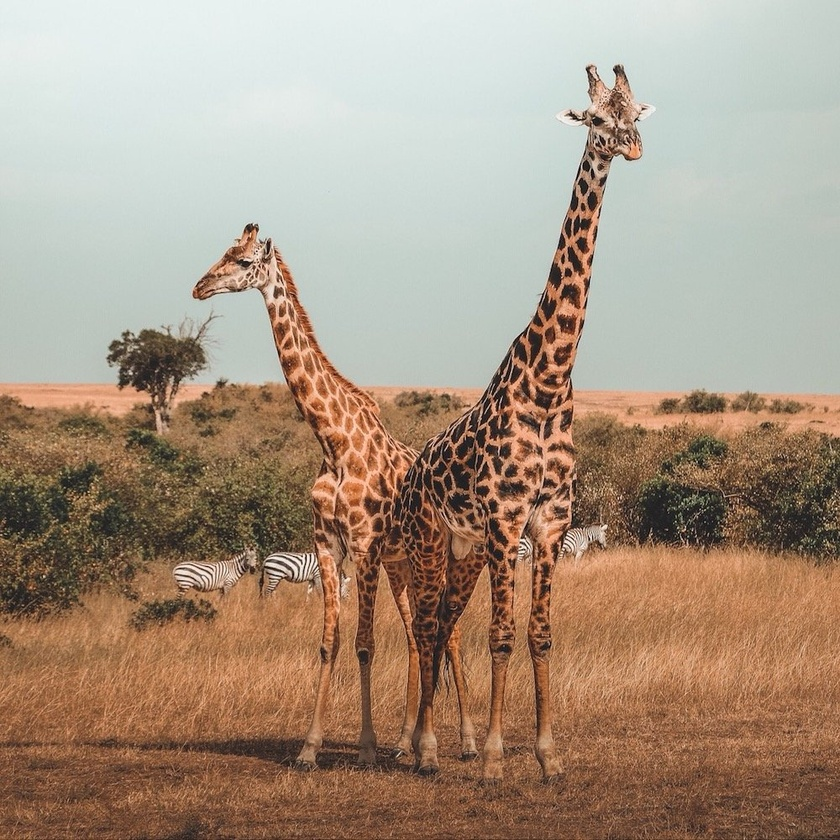
#> input picture Image Processing Assessment/images/giraffs.jpg, 840 x 840 px, shrunk from 1000 x 1000 before the run, found by its file name
$ jupyter execute 'Image Processing Assessment.ipynb'   (shell and % lines are left out)   (older library calls are emulated)
#> lines starting #> are read from the running program, lines starting #| are printed output that depends on the picture; after the words box and inside, x2 and y2 are one past the last pixel; in counts of white or black regions, pixels touching at a corner belong together
[cell 1]
import pandas as pd
import numpy as np
import matplotlib.pyplot as plt
import seaborn as sns
import cv2

[cell 2]
def display_img(img, cmap=None):
    fig = plt.figure(figsize=(10,8))
    ax = fig.add_subplot(111)
    ax.imshow(img,cmap)

[cell 3]
giraffe = cv2.imread(".\images\giraffs.jpg")
#> giraffe is the input picture: shape (840, 840, 3); mean B, G, R 129.9, 148.6, 168.3
giraffe = cv2.cvtColor(giraffe,cv2.COLOR_BGR2RGB)

[cell 4]
display_img(giraffe)

Apply a binary threshold onto the image

[cell 5]
giraffe = cv2.imread(".\images\giraffs.jpg",0)
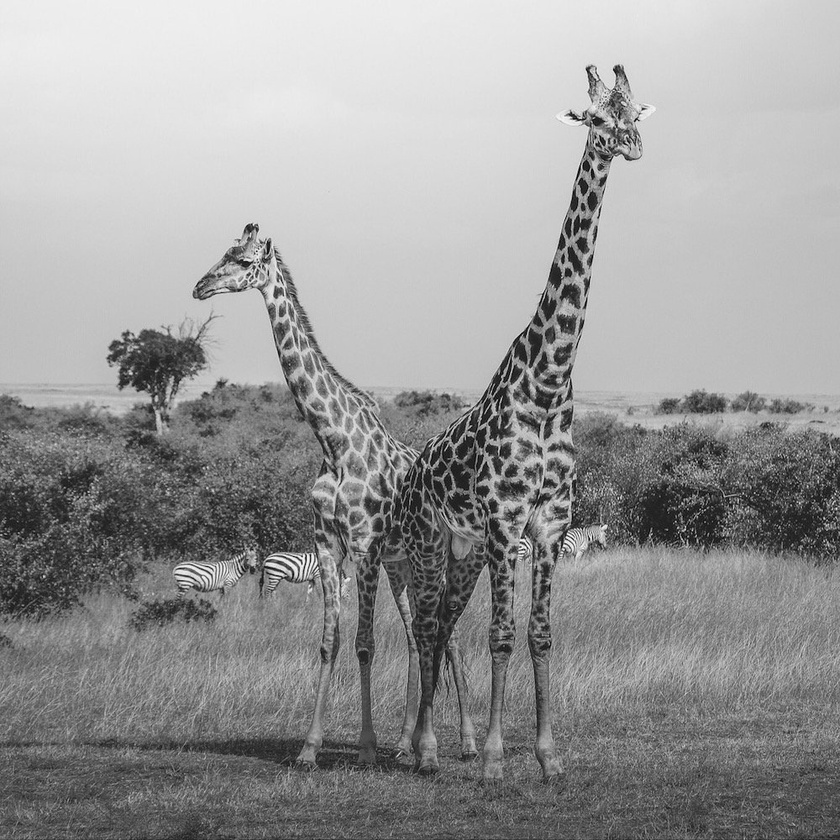
#> giraffe: shape (840, 840); min 0, max 255, mean 152.3
ret, thres1 = cv2.threshold(giraffe,127,255,cv2.THRESH_BINARY)
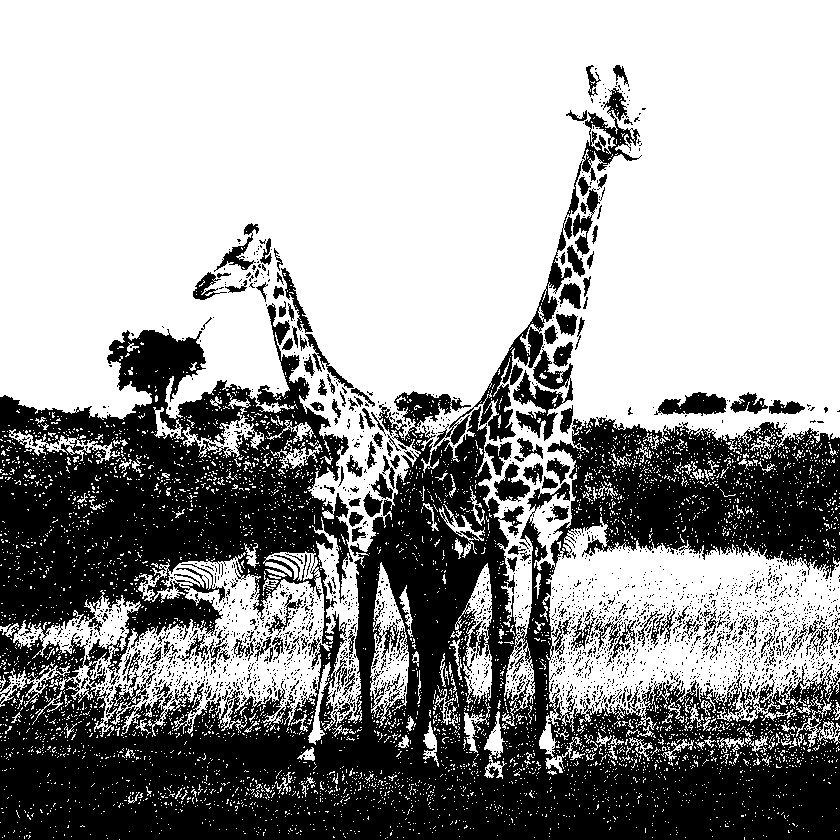
#> thres1: shape (840, 840); 62.2% white; 2521 black regions (2346 under 20 px), largest, box (x1, y1, x2, y2) and area: (0, 303, 840, 840) 233029, (433, 160, 583, 447) 3963, (513, 349, 573, 441) 2160
display_img(thres1, cmap="gray")

HSV COLOR

[cell 6]
giraffe = cv2.imread(".\images\giraffs.jpg")
giraffe = cv2.cvtColor(giraffe,cv2.COLOR_BGR2HSV)
#> giraffe: shape (840, 840, 3); mean H, S, V 38.9, 78.6, 172.6
display_img(giraffe)

[cell 7]
kernel = np.ones(shape=[4,4],dtype=np.float32)/10
kernel

[cell 8]
giraffe = cv2.imread(".\images\giraffs.jpg")
giraffe = cv2.cvtColor(giraffe,cv2.COLOR_BGR2RGB)

[cell 9]
result = cv2.filter2D(giraffe,-1,kernel)
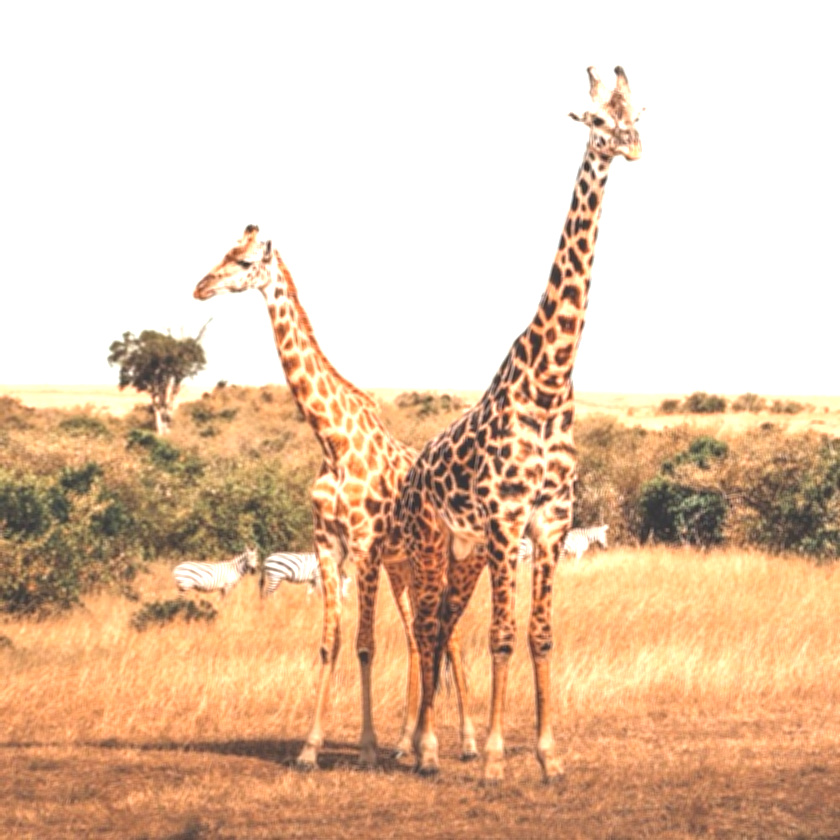
#> result: shape (840, 840, 3); mean R, G, B 229.5, 200.6, 174.6
display_img(result)

sobel Filter

[cell 10]
giraffe = cv2.imread(".\images\giraffs.jpg",0)
sobelx = cv2.Sobel(giraffe,cv2.CV_64F,1,0,ksize=5)
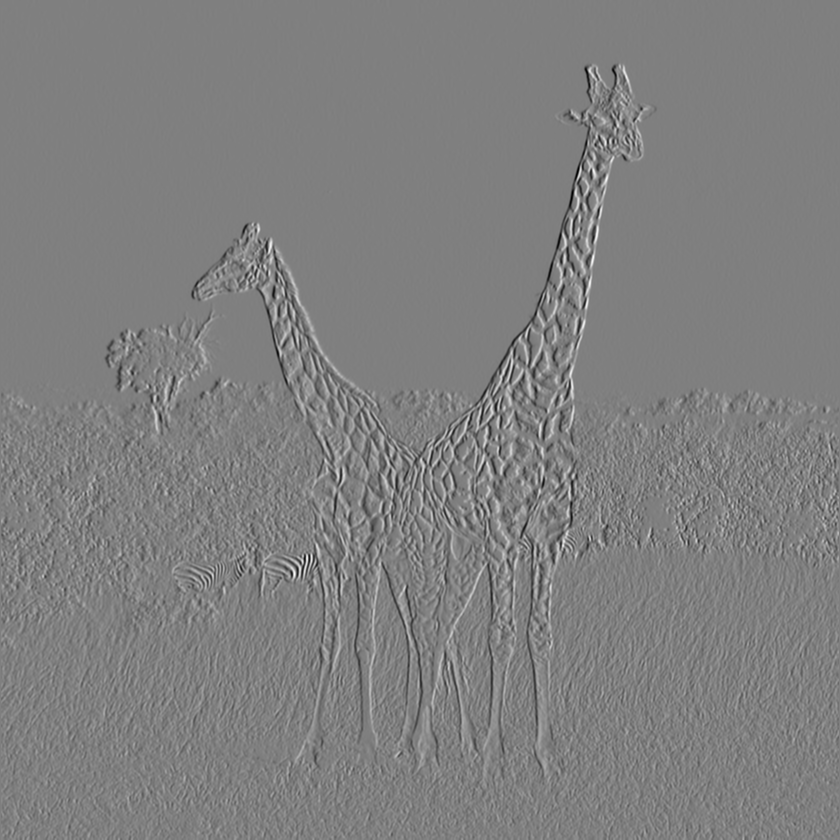
#> sobelx: shape (840, 840) float64; min -8886, max 8862, mean 0.1; drawn with min black and max white
display_img(sobelx, cmap="gray")

Hidtogram Red, Blue, Green

[cell 11]
giraffe = cv2.imread(".\images\giraffs.jpg")
color = ['b','g','r']
plt.figure(figsize=(18,15))
for i, col in enumerate(color):
    hist_values = cv2.calcHist([giraffe],[i],None,[256],[0,256])
    plt.plot(hist_values,color=col)
plt.title("MY HISTOGRAM")
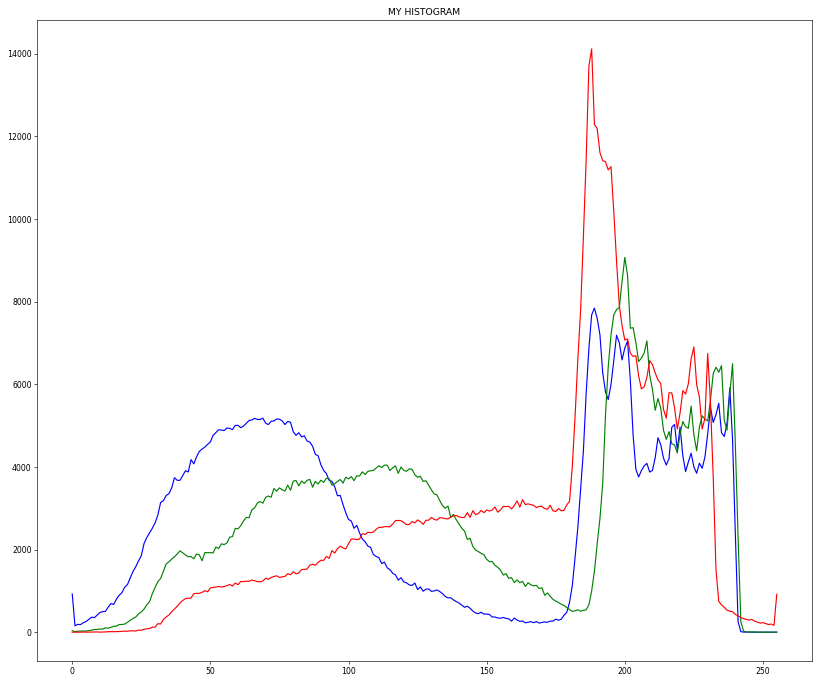
#> figure drawn by matplotlib, 1 panel; curve peaks at x = 189, y = 7841; curve peaks at x = 200, y = 9068; curve peaks at x = 188, y = 14114
